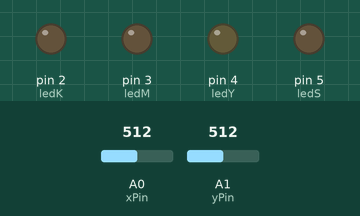
Bench run of a sketch on a simulated Arduino Uno, built with avr-gcc and run on an emulated ATmega328P. On the bench: output pins drawn as LEDs (lit = HIGH). Inputs (shaded band) come from the test bench; at power-on: A0 (xPin) = 512, A1 (yPin) = 512.

Above: at 1.2 s.
1.3 s: A0 (xPin) set to 989
2.8 s: A0 (xPin) set to 1019
At 4.0 s:
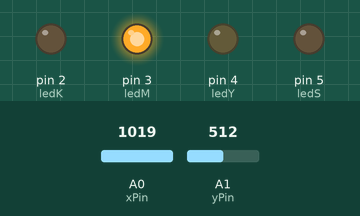
4.3 s: A1 (yPin) set to 983
5.8 s: A1 (yPin) set to 1016
At 6.4 s:
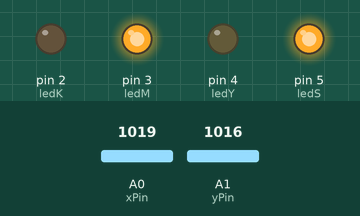
7.3 s: A0 (xPin) set to 990
At 7.6 s:
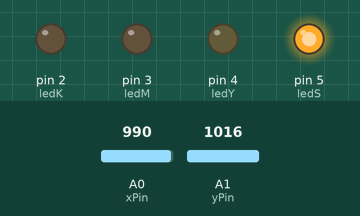
8.8 s: A1 (yPin) set to 0
At 9.9 s:
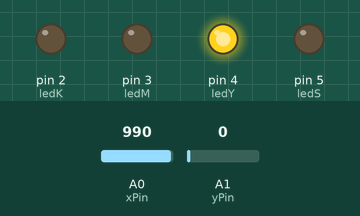
Timing chart, 0 to 11.3 s (numbered marks = the images above; inputs shaded):
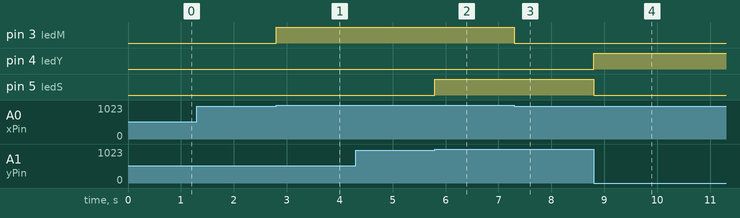

The sketch:

10.ino
```cpp
int xPin = A0;
int yPin = A1;
int ledK=2; int ledM=3; int ledY=4; int ledS=5;

int xPozisyon = 0;
int yPozisyon = 0;


void setup() {
pinMode(xPin, INPUT);
pinMode(yPin, INPUT);
pinMode(ledK,OUTPUT); pinMode(ledM,OUTPUT);
pinMode(ledY,OUTPUT); pinMode(ledS,OUTPUT);
}

void loop() {
xPozisyon = analogRead(xPin);
yPozisyon = analogRead(yPin);
if(xPozisyon<10){digitalWrite(ledK,HIGH);}else{digitalWrite(ledK,LOW);}
if(xPozisyon>1000){digitalWrite(ledM,HIGH);}else{digitalWrite(ledM,LOW);}
if(yPozisyon<10){digitalWrite(ledY,HIGH);}else{digitalWrite(ledY,LOW);}
if(yPozisyon>1000){digitalWrite(ledS,HIGH);}else{digitalWrite(ledS,LOW);}
}
```

Measured:
- the behaviour switches between 1000 and 1001 on A0 (xPin) (found by bisection; images 0 and 1)
- the behaviour switches between 1000 and 1001 on A1 (yPin) (found by bisection; images 1 and 2)
- after the input at 1.3 s, every drawn part: stays the same
- after the input at 2.8 s, pin 3 (ledM): LOW → HIGH at once
- after the input at 4.3 s, every drawn part: stays the same
- after the input at 5.8 s, pin 5 (ledS): LOW → HIGH at once
- after the input at 7.3 s, pin 3 (ledM): HIGH → LOW at once
- after the input at 8.8 s, pin 4 (ledY): LOW → HIGH at once; pin 5 (ledS): HIGH → LOW at once
